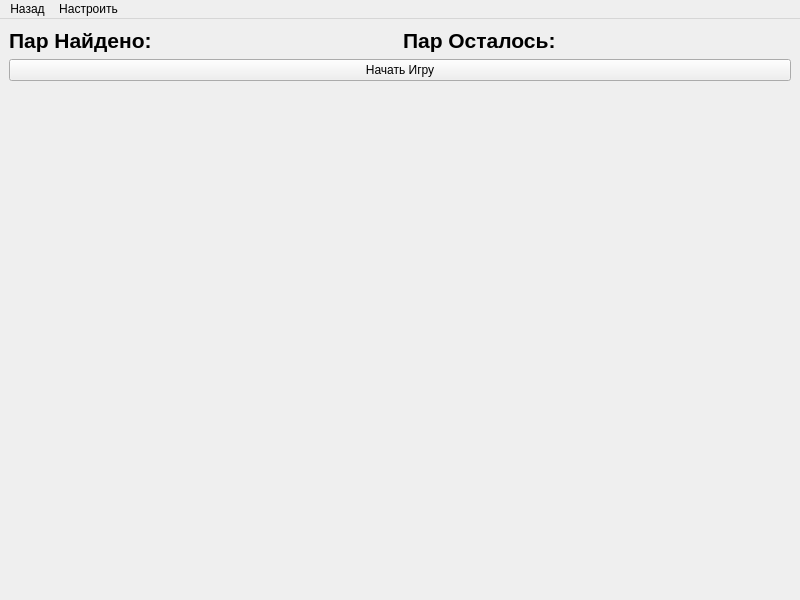
<?xml version="1.0" encoding="UTF-8"?>
<ui version="4.0">
 <class>MainWindow</class>
 <widget class="QMainWindow" name="MainWindow">
  <property name="geometry">
   <rect>
    <x>0</x>
    <y>0</y>
    <width>800</width>
    <height>600</height>
   </rect>
  </property>
  <property name="sizePolicy">
   <sizepolicy hsizetype="MinimumExpanding" vsizetype="MinimumExpanding">
    <horstretch>0</horstretch>
    <verstretch>0</verstretch>
   </sizepolicy>
  </property>
  <property name="windowTitle">
   <string>&quot;Найди Пару&quot;</string>
  </property>
  <property name="styleSheet">
   <string notr="true"/>
  </property>
  <widget class="QWidget" name="centralwidget">
   <layout class="QGridLayout" name="gridLayout">
    <item row="0" column="0">
     <layout class="QHBoxLayout" name="horizontalLayout">
      <item>
       <widget class="QLabel" name="PairsFound">
        <property name="sizePolicy">
         <sizepolicy hsizetype="Minimum" vsizetype="Minimum">
          <horstretch>0</horstretch>
          <verstretch>0</verstretch>
         </sizepolicy>
        </property>
        <property name="font">
         <font>
          <pointsize>16</pointsize>
          <bold>true</bold>
         </font>
        </property>
        <property name="text">
         <string>Пар Найдено:</string>
        </property>
        <property name="wordWrap">
         <bool>true</bool>
        </property>
       </widget>
      </item>
      <item>
       <widget class="QLabel" name="PairsLeft">
        <property name="sizePolicy">
         <sizepolicy hsizetype="Minimum" vsizetype="Minimum">
          <horstretch>0</horstretch>
          <verstretch>0</verstretch>
         </sizepolicy>
        </property>
        <property name="font">
         <font>
          <pointsize>16</pointsize>
          <bold>true</bold>
         </font>
        </property>
        <property name="text">
         <string>Пар Осталось:</string>
        </property>
        <property name="wordWrap">
         <bool>true</bool>
        </property>
       </widget>
      </item>
     </layout>
    </item>
    <item row="2" column="0">
     <widget class="QFrame" name="frame">
      <property name="sizePolicy">
       <sizepolicy hsizetype="MinimumExpanding" vsizetype="MinimumExpanding">
        <horstretch>0</horstretch>
        <verstretch>0</verstretch>
       </sizepolicy>
      </property>
      <property name="frameShape">
       <enum>QFrame::Shape::NoFrame</enum>
      </property>
      <property name="lineWidth">
       <number>2</number>
      </property>
      <layout class="QGridLayout" name="gridLayout_2"/>
     </widget>
    </item>
    <item row="1" column="0">
     <widget class="QPushButton" name="StartButton">
      <property name="text">
       <string>Начать Игру</string>
      </property>
     </widget>
    </item>
   </layout>
  </widget>
  <widget class="QMenuBar" name="menubar">
   <property name="geometry">
    <rect>
     <x>0</x>
     <y>0</y>
     <width>800</width>
     <height>22</height>
    </rect>
   </property>
   <widget class="QMenu" name="Shortcuts">
    <property name="title">
     <string>Назад</string>
    </property>
    <addaction name="MainMenu"/>
    <addaction name="separator"/>
   </widget>
   <widget class="QMenu" name="DisplayOptions">
    <property name="title">
     <string>Настроить</string>
    </property>
    <addaction name="ModeOptions_2"/>
    <addaction name="separator"/>
    <addaction name="MainFont_2"/>
    <addaction name="CardFont_2"/>
   </widget>
   <addaction name="Shortcuts"/>
   <addaction name="DisplayOptions"/>
  </widget>
  <widget class="QStatusBar" name="statusbar">
   <property name="sizeGripEnabled">
    <bool>false</bool>
   </property>
  </widget>
  <action name="MainMenu">
   <property name="text">
    <string>Главное Меню</string>
   </property>
  </action>
  <action name="ModeOptions">
   <property name="text">
    <string>Параметры режима</string>
   </property>
  </action>
  <action name="CardsFont">
   <property name="text">
    <string>Карточек</string>
   </property>
  </action>
  <action name="MainFont">
   <property name="text">
    <string>Основной текст</string>
   </property>
   <property name="iconText">
    <string>Основной текст</string>
   </property>
  </action>
  <action name="CardFont">
   <property name="text">
    <string>Карточки</string>
   </property>
   <property name="iconText">
    <string>Карточки</string>
   </property>
  </action>
  <action name="MainFont_2">
   <property name="enabled">
    <bool>true</bool>
   </property>
   <property name="text">
    <string>Основной шрифт</string>
   </property>
   <property name="statusTip">
    <string/>
   </property>
   <property name="whatsThis">
    <string/>
   </property>
   <property name="shortcutContext">
    <enum>Qt::ShortcutContext::WidgetShortcut</enum>
   </property>
  </action>
  <action name="CardFont_2">
   <property name="text">
    <string>Шрифт карточек</string>
   </property>
  </action>
  <action name="ModeOptions_2">
   <property name="text">
    <string>Режим</string>
   </property>
  </action>
 </widget>
 <resources/>
 <connections/>
</ui>
